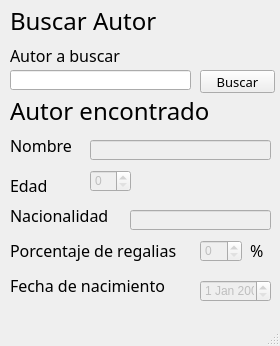
<?xml version="1.0" encoding="UTF-8"?>
<ui version="4.0">
 <class>MainWindow</class>
 <widget class="QMainWindow" name="MainWindow">
  <property name="geometry">
   <rect>
    <x>0</x>
    <y>0</y>
    <width>280</width>
    <height>346</height>
   </rect>
  </property>
  <property name="sizePolicy">
   <sizepolicy hsizetype="Fixed" vsizetype="Fixed">
    <horstretch>0</horstretch>
    <verstretch>0</verstretch>
   </sizepolicy>
  </property>
  <property name="minimumSize">
   <size>
    <width>280</width>
    <height>346</height>
   </size>
  </property>
  <property name="maximumSize">
   <size>
    <width>280</width>
    <height>346</height>
   </size>
  </property>
  <property name="windowTitle">
   <string>Buscar autor</string>
  </property>
  <widget class="QWidget" name="centralwidget">
   <widget class="QLabel" name="label">
    <property name="geometry">
     <rect>
      <x>10</x>
      <y>0</y>
      <width>181</width>
      <height>41</height>
     </rect>
    </property>
    <property name="font">
     <font>
      <family>Arial Rounded MT Bold</family>
      <pointsize>18</pointsize>
     </font>
    </property>
    <property name="text">
     <string>Buscar Autor</string>
    </property>
    <property name="textFormat">
     <enum>Qt::AutoText</enum>
    </property>
    <property name="scaledContents">
     <bool>false</bool>
    </property>
    <property name="wordWrap">
     <bool>false</bool>
    </property>
   </widget>
   <widget class="QLabel" name="label_2">
    <property name="geometry">
     <rect>
      <x>10</x>
      <y>130</y>
      <width>71</width>
      <height>31</height>
     </rect>
    </property>
    <property name="font">
     <font>
      <family>Arial Rounded MT Bold</family>
      <pointsize>12</pointsize>
     </font>
    </property>
    <property name="text">
     <string>Nombre</string>
    </property>
   </widget>
   <widget class="QLineEdit" name="txtNombre">
    <property name="enabled">
     <bool>false</bool>
    </property>
    <property name="geometry">
     <rect>
      <x>90</x>
      <y>140</y>
      <width>181</width>
      <height>20</height>
     </rect>
    </property>
    <property name="font">
     <font>
      <family>Arial</family>
      <pointsize>10</pointsize>
     </font>
    </property>
   </widget>
   <widget class="QLabel" name="label_3">
    <property name="geometry">
     <rect>
      <x>10</x>
      <y>200</y>
      <width>111</width>
      <height>31</height>
     </rect>
    </property>
    <property name="font">
     <font>
      <family>Arial Rounded MT Bold</family>
      <pointsize>12</pointsize>
     </font>
    </property>
    <property name="text">
     <string>Nacionalidad</string>
    </property>
   </widget>
   <widget class="QLineEdit" name="txtNacionalidad">
    <property name="enabled">
     <bool>false</bool>
    </property>
    <property name="geometry">
     <rect>
      <x>130</x>
      <y>210</y>
      <width>141</width>
      <height>20</height>
     </rect>
    </property>
    <property name="font">
     <font>
      <family>Arial</family>
      <pointsize>10</pointsize>
     </font>
    </property>
    <property name="acceptDrops">
     <bool>false</bool>
    </property>
   </widget>
   <widget class="QLabel" name="label_4">
    <property name="geometry">
     <rect>
      <x>10</x>
      <y>170</y>
      <width>71</width>
      <height>31</height>
     </rect>
    </property>
    <property name="font">
     <font>
      <family>Arial Rounded MT Bold</family>
      <pointsize>12</pointsize>
     </font>
    </property>
    <property name="text">
     <string>Edad</string>
    </property>
   </widget>
   <widget class="QLabel" name="label_5">
    <property name="geometry">
     <rect>
      <x>10</x>
      <y>240</y>
      <width>201</width>
      <height>21</height>
     </rect>
    </property>
    <property name="font">
     <font>
      <family>Arial Rounded MT Bold</family>
      <pointsize>12</pointsize>
     </font>
    </property>
    <property name="text">
     <string>Porcentaje de regalias</string>
    </property>
   </widget>
   <widget class="QLabel" name="label_6">
    <property name="geometry">
     <rect>
      <x>10</x>
      <y>270</y>
      <width>171</width>
      <height>31</height>
     </rect>
    </property>
    <property name="font">
     <font>
      <family>Arial Rounded MT Bold</family>
      <pointsize>12</pointsize>
     </font>
    </property>
    <property name="text">
     <string>Fecha de nacimiento</string>
    </property>
   </widget>
   <widget class="QDateEdit" name="dpFecha">
    <property name="enabled">
     <bool>false</bool>
    </property>
    <property name="geometry">
     <rect>
      <x>200</x>
      <y>280</y>
      <width>71</width>
      <height>22</height>
     </rect>
    </property>
   </widget>
   <widget class="QSpinBox" name="sbRegalias">
    <property name="enabled">
     <bool>false</bool>
    </property>
    <property name="geometry">
     <rect>
      <x>200</x>
      <y>240</y>
      <width>42</width>
      <height>22</height>
     </rect>
    </property>
    <property name="minimumSize">
     <size>
      <width>0</width>
      <height>22</height>
     </size>
    </property>
    <property name="maximumSize">
     <size>
      <width>42</width>
      <height>22</height>
     </size>
    </property>
   </widget>
   <widget class="QLabel" name="label_7">
    <property name="geometry">
     <rect>
      <x>250</x>
      <y>240</y>
      <width>21</width>
      <height>21</height>
     </rect>
    </property>
    <property name="font">
     <font>
      <family>Arial Rounded MT Bold</family>
      <pointsize>12</pointsize>
     </font>
    </property>
    <property name="text">
     <string>%</string>
    </property>
   </widget>
   <widget class="QLabel" name="label_8">
    <property name="geometry">
     <rect>
      <x>10</x>
      <y>90</y>
      <width>211</width>
      <height>41</height>
     </rect>
    </property>
    <property name="font">
     <font>
      <family>Arial Rounded MT Bold</family>
      <pointsize>18</pointsize>
     </font>
    </property>
    <property name="text">
     <string>Autor encontrado</string>
    </property>
    <property name="textFormat">
     <enum>Qt::AutoText</enum>
    </property>
    <property name="scaledContents">
     <bool>false</bool>
    </property>
    <property name="wordWrap">
     <bool>false</bool>
    </property>
   </widget>
   <widget class="QLineEdit" name="lineEdit">
    <property name="geometry">
     <rect>
      <x>10</x>
      <y>70</y>
      <width>181</width>
      <height>20</height>
     </rect>
    </property>
   </widget>
   <widget class="QPushButton" name="btnBuscar">
    <property name="geometry">
     <rect>
      <x>200</x>
      <y>70</y>
      <width>75</width>
      <height>23</height>
     </rect>
    </property>
    <property name="font">
     <font>
      <family>Arial Rounded MT Bold</family>
      <pointsize>10</pointsize>
     </font>
    </property>
    <property name="text">
     <string>Buscar</string>
    </property>
   </widget>
   <widget class="QLabel" name="label_9">
    <property name="geometry">
     <rect>
      <x>10</x>
      <y>40</y>
      <width>131</width>
      <height>31</height>
     </rect>
    </property>
    <property name="font">
     <font>
      <family>Arial Rounded MT Bold</family>
      <pointsize>12</pointsize>
     </font>
    </property>
    <property name="text">
     <string>Autor a buscar</string>
    </property>
   </widget>
   <widget class="QSpinBox" name="sbEdad">
    <property name="enabled">
     <bool>false</bool>
    </property>
    <property name="geometry">
     <rect>
      <x>90</x>
      <y>170</y>
      <width>41</width>
      <height>22</height>
     </rect>
    </property>
    <property name="minimumSize">
     <size>
      <width>0</width>
      <height>22</height>
     </size>
    </property>
    <property name="maximumSize">
     <size>
      <width>50</width>
      <height>22</height>
     </size>
    </property>
   </widget>
  </widget>
  <widget class="QMenuBar" name="menubar">
   <property name="geometry">
    <rect>
     <x>0</x>
     <y>0</y>
     <width>280</width>
     <height>21</height>
    </rect>
   </property>
  </widget>
  <widget class="QStatusBar" name="statusbar"/>
 </widget>
 <resources/>
 <connections/>
</ui>
